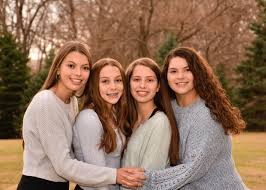
#> input picture image.jpeg, 266 x 190 px
$ python main.py
#> lines starting #> are read from the running program, lines starting #| are printed output that depends on the picture; after the words box and inside, x2 and y2 are one past the last pixel; in counts of white or black regions, pixels touching at a corner belong together
import cv2

img = cv2.imread('image.jpeg')
#> img is the input picture: shape (190, 266, 3); mean B, G, R 91, 112.9, 145.3

# Load OpenCV pre-trained Haar Cascade for face detection
face_cascade = cv2.CascadeClassifier(cv2.data.haarcascades + 'haarcascade_frontalface_default.xml')

# Convert to grayscale
gray = cv2.cvtColor(img, cv2.COLOR_BGR2GRAY)
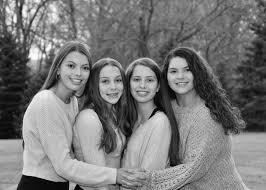
#> gray: shape (190, 266); min 1, max 254, mean 120.1

# Detect faces
faces = face_cascade.detectMultiScale(gray, 1.1, 5)
#> faces = [[127, 67, 33, 33], [59, 54, 35, 35], [164, 59, 33, 33], [95, 68, 34, 34]]

# Draw bounding box around faces
for (x, y, w, h) in faces:
    cv2.rectangle(img, (x, y), (x+w, y+h), (255, 0, 0), 2)
#> this loop made 4 passes
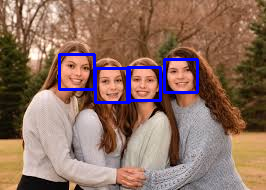
#> img: shape (190, 266, 3); 2.98% of pixels changed, all inside (x1, y1, x2, y2) = (58, 53, 199, 104)

# Show the output
cv2.imshow('Detected Faces', img)
cv2.waitKey(0)
cv2.destroyAllWindows()
